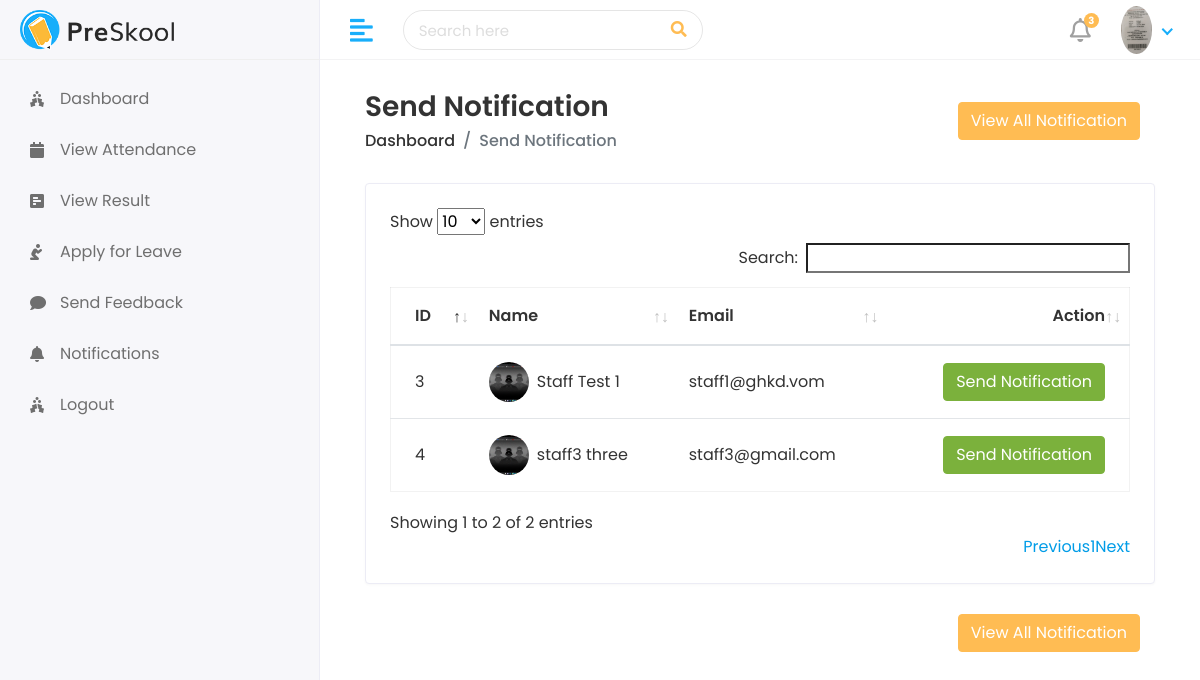
Page /hod/staff/send_notification (signed in) on the committed database.
### app/models.py (models this page shows, shortened)
class CustomUser(AbstractUser):
    USER=(
        ('1', 'HOD'),
        ('2', 'STAFF'),
        ('3', 'STUDENT'),
    )
    user_type = models.CharField(choices=USER, max_length=60,default=1)
    profilePicture= models.ImageField(upload_to='media/profilePicture')

class Staff(models.Model):
    admin = models.OneToOneField(CustomUser, on_delete = models.CASCADE)
    address = models.TextField()
    gender = models.CharField(max_length=100)
    created_at= models.DateTimeField(auto_now_add=True)
    updated_at= models.DateTimeField(auto_now=True)

### project/hod_views.py (the view)
# urls.py: path('hod/staff/send_notification', hod_views.staff_send_notification, name ="staff_send_notification"),
@login_required(login_url="/")
def staff_send_notification(request):
    staff = Staff.objects.all()
    see_notification = Staff_Notifaction.objects.all()
    context={
        'staff': staff,
        'see_notification': see_notification,
    }
    return render(request, 'hod/staff_notification.html', context)

### templates/hod/staff_notification.html (shortened to what this page needs)
{% extends 'base.html' %}
{% block content %}
<div class="content container-fluid">
    <div class="page-header">
       <div class="row align-items-center">
          <div class="col">
             <h3 class="page-title">Send Notification</h3>
             <ul class="breadcrumb">
                <li class="breadcrumb-item"><a href="index.html">Dashboard</a></li>
                <li class="breadcrumb-item active">Send Notification</li>
             </ul>
          </div>
          <div class="col-auto text-right float-right ml-auto">
            <div class="col-auto text-right float-right ml-auto">
                <button type="button" class="btn btn-primary" data-toggle="modal" data-target="#exampleModalCenter">
                  View All Notification
                </button>
            </div>
          </div>
       </div>
    </div>
    <div class="row">
       <div class="col-sm-12">
          <div class="card card-table">
             <div class="card-body">
                <div class="table-responsive">
                   <table id="table_id" class="table table-hover table-center mb-0">
                      <thead>
                         <tr>
                            <th>ID</th>
                            <th>Name</th>
                            <th>Email</th>
                            <th class="text-right">Action</th>
                         </tr>
                      </thead>
                      <tbody>
                        {% for i in staff %}
                         <tr>
                            <td>{{i.id}}</td>
                            <td>
                               <h2 class="table-avatar">
                                  <a href="student-details.html" class="avatar avatar-sm mr-2"><img class="avatar-img rounded-circle" src="/{{i.admin.profilePicture}}" alt="User Image"></a>
                                  <a href="student-details.html">{{i.admin.first_name}} {{i.admin.last_name}}</a>
                               </h2>
                            </td>
                            <td>{{i.admin.email}}</td>
                            <td class="text-right">
                               <div class="actions">
                                 <button type="button" class="btn btn-success" data-toggle="modal" data-target="#exampleModalCenter1-{{forloop.counter}}">
                                    Send Notification
                                  </button>
                               </div>
                            </td>
                         </tr>
                         {% endfor %}
                      </tbody>
                   </table>
                </div>
             </div>
          </div>
       </div>
    </div>
    <div class="col-auto text-right float-right ml-auto">
        <button type="button" class="btn btn-primary" data-toggle="modal" data-target="#exampleModalCenter">
          View All Notification
        </button>
    </div>
{% endblock %}

### templates/base.html (shortened to what this page needs)
<!DOCTYPE html>
{% load static %}
<html lang="en">
   <head>
      <link rel="stylesheet" href="{% static 'assets/plugins/bootstrap/css/bootstrap.min.css' %}">
      <link rel="stylesheet" href="{% static 'assets/plugins/fontawesome/css/fontawesome.min.css' %}">
      <link rel="stylesheet" href="{% static 'assets/plugins/fontawesome/css/all.min.css' %}">
      <link rel="stylesheet" href="{% static 'assets/css/style.css' %}">
       <link rel="stylesheet" href="{% static 'assets/plugins/datatables/datatables.min.css' %}">
   </head>
   <body>
      <div class="main-wrapper">
         <div class="header">
            <div class="header-left">
               <a href="index.html" class="logo">
               <img src="{% static 'assets/img/logo.png' %}" alt="Logo">
               </a>
            </div>
            <a href="javascript:void(0);" id="toggle_btn">
            <i class="fas fa-align-left"></i>
            </a>
            <div class="top-nav-search">
               <form>
                  <input type="text" class="form-control" placeholder="Search here">
                  <button class="btn" type="submit"><i class="fas fa-search"></i></button>
               </form>
            </div>
            <ul class="nav user-menu">
               <li class="nav-item dropdown noti-dropdown">
                  <a href="#" class="dropdown-toggle nav-link" data-toggle="dropdown">
                  <i class="far fa-bell"></i> <span class="badge badge-pill">3</span>
                  </a>
               </li>
               <li class="nav-item dropdown has-arrow">
                  <a href="#" class="dropdown-toggle nav-link" data-toggle="dropdown">
                  <span class="user-img"><img class="rounded-circle" src="\{{user.profilePicture}}" width="31" alt="{{user.first_name}}"></span>
                  </a>
               </li>
            </ul>
         </div>
         {% load active_link_tags %}
         <div class="sidebar" id="sidebar">
            <div class="sidebar-inner slimscroll">
               <div id="sidebar-menu" class="sidebar-menu">
                  {% if user.user_type == '1' %}
                  <ul>
                     <li class="menu-title">
                        <span>Main Menu</span>
                     </li>
                     <li class = "{% active_link 'hod_home' 'active' %}">
                        <a href="{% url 'hod_home'  %}"><i class="fas fa-holly-berry"></i> <span>Dashboard</span></a>
                     </li>
                     <li class="submenu {% active_link 'add-student' 'active' %} {% active_link 'view_student' 'active' %}">
                        <a href="#"><i class="fas fa-user-graduate"></i> <span> Students</span> <span class="menu-arrow"></span></a>
                        <ul>
                           <li><a href="{% url 'view_student' %}">Student View</a></li>
                           <li><a href="{% url 'add_student' %}">Student Add</a></li>
                        </ul>
                     </li>
                     <li class="submenu {% active_link 'view_staff' 'active' %} {% active_link 'add_staff' 'active' %}">
                        <a href="#"><i class="fas fa-chalkboard-teacher"></i> <span> Staff </span> <span class="menu-arrow"></span></a>
                        <ul>
                           <li><a href="{% url 'view_staff' %}">Staff View</a></li>
                           <li><a href="{% url 'add_staff' %}">Staff Add</a></li>
                        </ul>
                     </li>
                     <li class="submenu {% active_link 'view_course' 'active' %} {% active_link 'add_course' 'active' %}">
                        <a href="#"><i class="fas fa-building"></i> <span> Course </span> <span class="menu-arrow"></span></a>
                        <ul>
                           <li><a href="{% url 'view_course' %}">Course View</a></li>
                           <li><a href="{% url 'add_course' %}">Course Add</a></li>
                        </ul>
                     </li>
                     <li class="submenu {% active_link 'view_subject' 'active' %} {% active_link 'add_subject' 'active' %}">
                        <a href="#"><i class="fas fa-book-reader"></i> <span> Subjects</span> <span class="menu-arrow"></span></a>
                        <ul>
                           <li><a href="{% url 'view_subject' %}">Subject View</a></li>
                           <li><a href="{% url 'add_subject' %}">Subject Add</a></li>
                        </ul>
                     </li>
                     <li class="submenu {% active_link 'view_session' 'active' %} {% active_link 'add_session' 'active' %}">
                        <a href="#"><i class="fas fa-book-reader"></i> <span> Sessions </span> <span class="menu-arrow"></span></a>
                        <ul>
                           <li><a href="{% url 'view_session' %}">Session View</a></li>
                           <li><a href="{% url 'add_session' %}">Session Add</a></li>
                        </ul>
                     </li>
                     <li>
                     <a href="{% url 'staff_send_notification' %}"><i class="fas fa-holly-berry"></i> <span>Send Staff notification</span></a>
                     </li>
                     <li>
                     <a href="{% url 'student_send_notification' %}"><i class="fas fa-holly-berry"></i> <span>Send Student notification</span></a>
                     </li>
                     <li>
                        <a href="{% url 'staff_feedback_reply_save' %}"><i class="fas fa-holly-berry"></i> <span>Staff Feedback</span></a>
                        </li>
                     <li>
                     <a href="holiday.html"><i class="fas fa-holly-berry"></i> <span>Student Feedback</span></a>
                     </li>
                     <li>
                     <a href="{% url 'staff_leave_view' %}"><i class="fas fa-holly-berry"></i> <span>Staff Leave</span></a>
                     </li>
                     <li>
                     <a href="{% url 'student_leave_view' %}"><i class="fas fa-holly-berry"></i> <span>Student Leave</span></a>
                     </li>
                     <li>
                     <a href="holiday.html"><i class="fas fa-holly-berry"></i> <span>Logout</span></a>
                     </li>
                  </ul>
                  {% else %}
                  <ul>
                     <li class = "{% active_link 'student_home' 'active' %}">
                        <a href="{% url 'student_home'  %}"><i class="fas fa-holly-berry"></i> <span>Dashboard</span></a>
                     </li>
                     <li class="{% active_link 'student_view_attendance' 'active' %}">
                        <a href="#"><i class="fas fa-calendar"></i> <span>View Attendance</span></a>
                     </li>
                     <li class="{% active_link 'student_view_result' 'active' %}">
                        <a href="#"><i class="fas fa-poll-h"></i> <span>View Result</span></a>
                     </li>
                     <li class="{% active_link 'student_leave' 'active' %}">
                        <a href="{% url 'student_leave'  %}"><i class="fas fa-pray"></i> <span>Apply for Leave</span></a>
                     </li>
                     <li class="{% active_link 'student_feedback' 'active' %}">
                        <a href="#"><i class="fas fa-comment"></i> <span>Send Feedback</span></a>
                     </li>
                     <li class="{% active_link 'student_notification' 'active' %}">
                        <a href="{% url 'student_notification' %}"><i class="fas fa-bell"></i> <span>Notifications</span></a>
                     </li>
                     <li class="{% active_link 'logout' 'active' %}">
                        <a href="#"><i class="fas fa-holly-berry"></i> <span>Logout</span></a>
                     </li>
                  </ul>
                  {% endif %}
               </div>
            </div>
         </div>
         <div class="page-wrapper">
            <div class="content container-fluid">
            {% block content %}
            {% endblock %}
      </div>
   </body>
</html>

### rows in the picture
CustomUser: profilePicture (picture)
Staff: id "3", admin.profilePicture (picture), admin.first_name "Staff", admin.last_name "Test 1", admin.email "staff1@ghkd.vom"
Staff: id "4", admin.profilePicture (picture), admin.first_name "staff3", admin.last_name "three", admin.email "staff3@gmail.com"
